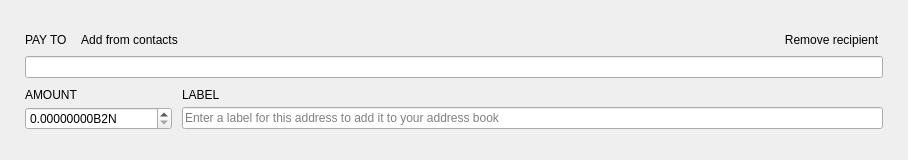
<?xml version="1.0" encoding="UTF-8"?>
<ui version="4.0">
 <class>TransferFrame</class>
 <widget class="QFrame" name="TransferFrame">
  <property name="geometry">
   <rect>
    <x>0</x>
    <y>0</y>
    <width>908</width>
    <height>160</height>
   </rect>
  </property>
  <property name="sizePolicy">
   <sizepolicy hsizetype="Preferred" vsizetype="Preferred">
    <horstretch>0</horstretch>
    <verstretch>150</verstretch>
   </sizepolicy>
  </property>
  <property name="minimumSize">
   <size>
    <width>0</width>
    <height>160</height>
   </size>
  </property>
  <property name="maximumSize">
   <size>
    <width>16777215</width>
    <height>160</height>
   </size>
  </property>
  <property name="windowTitle">
   <string>Frame</string>
  </property>
  <property name="styleSheet">
   <string notr="true"/>
  </property>
  <property name="frameShape">
   <enum>QFrame::NoFrame</enum>
  </property>
  <property name="frameShadow">
   <enum>QFrame::Plain</enum>
  </property>
  <layout class="QVBoxLayout" name="verticalLayout">
   <property name="spacing">
    <number>10</number>
   </property>
   <property name="leftMargin">
    <number>25</number>
   </property>
   <property name="rightMargin">
    <number>25</number>
   </property>
   <item>
    <spacer name="verticalSpacer_2">
     <property name="orientation">
      <enum>Qt::Vertical</enum>
     </property>
     <property name="sizeHint" stdset="0">
      <size>
       <width>20</width>
       <height>40</height>
      </size>
     </property>
    </spacer>
   </item>
   <item>
    <layout class="QGridLayout" name="gridLayout">
     <property name="verticalSpacing">
      <number>5</number>
     </property>
     <item row="0" column="0">
      <widget class="WalletGui::WalletNormalGrayTextLabel" name="m_payToTextLabel">
       <property name="sizePolicy">
        <sizepolicy hsizetype="Minimum" vsizetype="Minimum">
         <horstretch>0</horstretch>
         <verstretch>0</verstretch>
        </sizepolicy>
       </property>
       <property name="text">
        <string>PAY TO</string>
       </property>
       <property name="alignment">
        <set>Qt::AlignLeading|Qt::AlignLeft|Qt::AlignVCenter</set>
       </property>
       <property name="margin">
        <number>0</number>
       </property>
       <property name="indent">
        <number>0</number>
       </property>
      </widget>
     </item>
     <item row="0" column="1">
      <widget class="WalletGui::WalletTinyLinkLikeButton" name="m_addressBookButton">
       <property name="sizePolicy">
        <sizepolicy hsizetype="Preferred" vsizetype="Minimum">
         <horstretch>0</horstretch>
         <verstretch>0</verstretch>
        </sizepolicy>
       </property>
       <property name="cursor">
        <cursorShape>PointingHandCursor</cursorShape>
       </property>
       <property name="focusPolicy">
        <enum>Qt::NoFocus</enum>
       </property>
       <property name="layoutDirection">
        <enum>Qt::LeftToRight</enum>
       </property>
       <property name="text">
        <string>Add from contacts</string>
       </property>
       <property name="flat">
        <bool>true</bool>
       </property>
      </widget>
     </item>
     <item row="0" column="2">
      <spacer name="horizontalSpacer">
       <property name="orientation">
        <enum>Qt::Horizontal</enum>
       </property>
       <property name="sizeHint" stdset="0">
        <size>
         <width>318</width>
         <height>10</height>
        </size>
       </property>
      </spacer>
     </item>
     <item row="0" column="3" alignment="Qt::AlignBottom">
      <widget class="WalletGui::WalletTinyLinkLikeButton" name="m_removeButton">
       <property name="sizePolicy">
        <sizepolicy hsizetype="Preferred" vsizetype="Minimum">
         <horstretch>0</horstretch>
         <verstretch>0</verstretch>
        </sizepolicy>
       </property>
       <property name="cursor">
        <cursorShape>PointingHandCursor</cursorShape>
       </property>
       <property name="focusPolicy">
        <enum>Qt::NoFocus</enum>
       </property>
       <property name="text">
        <string>Remove recipient</string>
       </property>
       <property name="flat">
        <bool>true</bool>
       </property>
      </widget>
     </item>
     <item row="1" column="0" colspan="4">
      <widget class="WalletGui::ClearableLineEdit" name="m_sendAddressEdit">
       <property name="styleSheet">
        <string notr="true">[errorState=&quot;true&quot;] {
  border-color: #ef3131;
}</string>
       </property>
      </widget>
     </item>
    </layout>
   </item>
   <item>
    <layout class="QGridLayout" name="gridLayout_2">
     <property name="verticalSpacing">
      <number>5</number>
     </property>
     <item row="0" column="0">
      <widget class="WalletGui::WalletNormalGrayTextLabel" name="m_amountTextLabel">
       <property name="text">
        <string>AMOUNT</string>
       </property>
       <property name="alignment">
        <set>Qt::AlignBottom|Qt::AlignLeading|Qt::AlignLeft</set>
       </property>
       <property name="indent">
        <number>0</number>
       </property>
      </widget>
     </item>
     <item row="0" column="1">
      <widget class="WalletGui::WalletNormalGrayTextLabel" name="m_labelTextLabel">
       <property name="text">
        <string>LABEL</string>
       </property>
       <property name="alignment">
        <set>Qt::AlignBottom|Qt::AlignLeading|Qt::AlignLeft</set>
       </property>
       <property name="indent">
        <number>0</number>
       </property>
      </widget>
     </item>
     <item row="1" column="0">
      <widget class="QDoubleSpinBox" name="m_sendAmountSpin">
       <property name="focusPolicy">
        <enum>Qt::ClickFocus</enum>
       </property>
       <property name="layoutDirection">
        <enum>Qt::LeftToRight</enum>
       </property>
       <property name="styleSheet">
        <string notr="true">[errorState=&quot;true&quot;] {
  border-color: #ef3131;
}</string>
       </property>
       <property name="buttonSymbols">
        <enum>QAbstractSpinBox::UpDownArrows</enum>
       </property>
       <property name="suffix">
        <string notr="true">B2N</string>
       </property>
       <property name="decimals">
        <number>8</number>
       </property>
       <property name="maximum">
        <double>1000000000000.00000000</double>
       </property>
      </widget>
     </item>
     <item row="1" column="1">
      <widget class="WalletGui::ClearableLineEdit" name="m_sendLabelEdit">
       <property name="styleSheet">
        <string notr="true">[errorState=&quot;true&quot;] {
  border-color: #ef3131;
}</string>
       </property>
       <property name="placeholderText">
        <string>Enter a label for this address to add it to your address book</string>
       </property>
      </widget>
     </item>
    </layout>
   </item>
   <item>
    <spacer name="verticalSpacer">
     <property name="orientation">
      <enum>Qt::Vertical</enum>
     </property>
     <property name="sizeHint" stdset="0">
      <size>
       <width>20</width>
       <height>40</height>
      </size>
     </property>
    </spacer>
   </item>
  </layout>
 </widget>
 <customwidgets>
  <customwidget>
   <class>WalletGui::WalletNormalGrayTextLabel</class>
   <extends>QLabel</extends>
   <header>Gui/Common/WalletTextLabel.h</header>
  </customwidget>
  <customwidget>
   <class>WalletGui::WalletTinyLinkLikeButton</class>
   <extends>QPushButton</extends>
   <header>Gui/Common/WalletLinkLikeButton.h</header>
  </customwidget>
  <customwidget>
   <class>WalletGui::ClearableLineEdit</class>
   <extends>QLineEdit</extends>
   <header>Gui/Common/ClearableLineEdit.h</header>
  </customwidget>
 </customwidgets>
 <tabstops>
  <tabstop>m_sendAddressEdit</tabstop>
  <tabstop>m_sendAmountSpin</tabstop>
  <tabstop>m_sendLabelEdit</tabstop>
  <tabstop>m_addressBookButton</tabstop>
  <tabstop>m_removeButton</tabstop>
 </tabstops>
 <resources/>
 <connections>
  <connection>
   <sender>m_removeButton</sender>
   <signal>clicked()</signal>
   <receiver>TransferFrame</receiver>
   <slot>deleteLater()</slot>
   <hints>
    <hint type="sourcelabel">
     <x>797</x>
     <y>41</y>
    </hint>
    <hint type="destinationlabel">
     <x>445</x>
     <y>79</y>
    </hint>
   </hints>
  </connection>
  <connection>
   <sender>m_addressBookButton</sender>
   <signal>clicked()</signal>
   <receiver>TransferFrame</receiver>
   <slot>addressBookClicked()</slot>
   <hints>
    <hint type="sourcelabel">
     <x>136</x>
     <y>41</y>
    </hint>
    <hint type="destinationlabel">
     <x>445</x>
     <y>79</y>
    </hint>
   </hints>
  </connection>
  <connection>
   <sender>m_sendAddressEdit</sender>
   <signal>textChanged(QString)</signal>
   <receiver>TransferFrame</receiver>
   <slot>labelOrAddressChanged(QString)</slot>
   <hints>
    <hint type="sourcelabel">
     <x>445</x>
     <y>56</y>
    </hint>
    <hint type="destinationlabel">
     <x>445</x>
     <y>79</y>
    </hint>
   </hints>
  </connection>
  <connection>
   <sender>m_sendLabelEdit</sender>
   <signal>textChanged(QString)</signal>
   <receiver>TransferFrame</receiver>
   <slot>labelOrAddressChanged(QString)</slot>
   <hints>
    <hint type="sourcelabel">
     <x>582</x>
     <y>128</y>
    </hint>
    <hint type="destinationlabel">
     <x>445</x>
     <y>79</y>
    </hint>
   </hints>
  </connection>
  <connection>
   <sender>m_sendAmountSpin</sender>
   <signal>valueChanged(QString)</signal>
   <receiver>TransferFrame</receiver>
   <slot>amountStringChanged(QString)</slot>
   <hints>
    <hint type="sourcelabel">
     <x>124</x>
     <y>124</y>
    </hint>
    <hint type="destinationlabel">
     <x>453</x>
     <y>79</y>
    </hint>
   </hints>
  </connection>
  <connection>
   <sender>m_sendAddressEdit</sender>
   <signal>textChanged(QString)</signal>
   <receiver>TransferFrame</receiver>
   <slot>addressChanged(QString)</slot>
   <hints>
    <hint type="sourcelabel">
     <x>453</x>
     <y>69</y>
    </hint>
    <hint type="destinationlabel">
     <x>453</x>
     <y>79</y>
    </hint>
   </hints>
  </connection>
 </connections>
 <slots>
  <slot>addressBookClicked()</slot>
  <slot>pasteClicked()</slot>
  <slot>labelOrAddressChanged(QString)</slot>
  <slot>addressChanged(QString)</slot>
  <slot>amountStringChanged(QString)</slot>
 </slots>
</ui>
